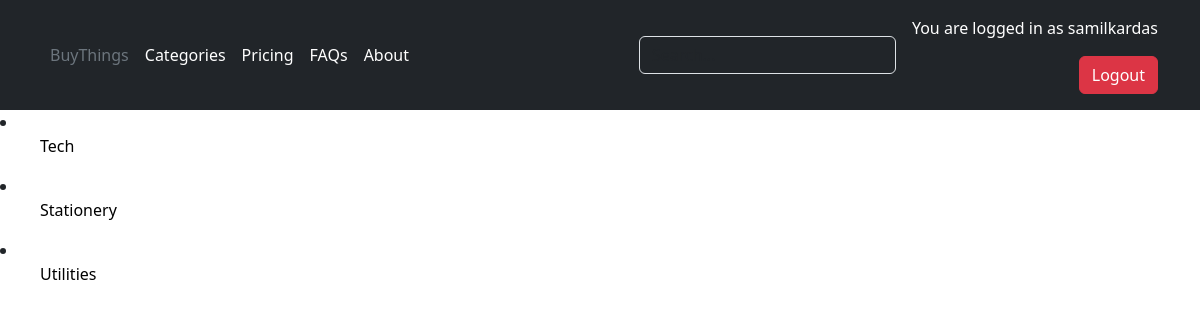
Page /categories/ (signed in) on the committed database.
### base/models.py (models this page shows, shortened)
class Category(models.Model):
    name = models.CharField(max_length=50, default="null")

### base/views.py (the view)
# urls.py: path('categories/', views.categories, name='categories'),
def categories(request):
    category_list = Category.objects.all()
    return render(request, 'base/categories.html', {'categories': category_list})

### base/templates/base/categories.html
{% extends 'base.html' %}
{% block content %}
    {% for category in categories %}
        <li>
            <ul>
                <a href="{% url 'product_list' category.pk %}" class="nav-link px-2 text-black">{{ category.name}}</a>
            </ul>
        </li>
    {% endfor %}
{% endblock %}

### base/templates/base.html (shortened to what this page needs)
<!DOCTYPE html>
<html lang="en">
<head>
    <link href="https://cdn.jsdelivr.net/npm/bootstrap@5.3.0-alpha1/dist/css/bootstrap.min.css" rel="stylesheet">
</head>
<body>
    <header class="p-3 text-bg-dark">
    <div class="container">
      <div class="d-flex flex-wrap align-items-center justify-content-center justify-content-lg-start">
        <ul class="nav col-12 col-lg-auto me-lg-auto mb-2 justify-content-center mb-md-0">
          <li><a href="{% url 'index' %}" class="nav-link px-2 text-secondary">BuyThings</a></li>
          <li><a href="{% url 'categories' %}" class="nav-link px-2 text-white">Categories</a></li>
          <li><a href="#" class="nav-link px-2 text-white">Pricing</a></li>
          <li><a href="#" class="nav-link px-2 text-white">FAQs</a></li>
          <li><a href="#" class="nav-link px-2 text-white">About</a></li>
        </ul>
        <form action="{% url 'search' %}" method="get" class="col-12 col-lg-auto mb-3 mb-lg-0 me-lg-3" role="search">
          <input name="q" type="search" class="form-control form-control-dark text-bg-dark" placeholder="Search..." aria-label="Search">
        </form>
        <div class="text-end">
            {% if user.is_authenticated %}
                <p>You are logged in as {{ user.username }}</p>
                <a href="{% url 'logout' %}" class="btn btn-danger">Logout</a>
            {% endif %}
        </div>
      </div>
    </div>
  </header>
    {% block content %}
    {% endblock content %}
</body>
</html>

### rows in the picture
Category: name "Tech"
Category: name "Stationery"
Category: name "Utilities"

### other values in the picture
{{ user.username }} "samilkardas"
